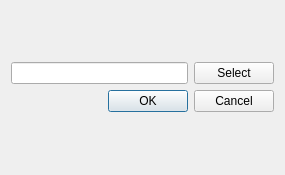
<?xml version="1.0" encoding="UTF-8"?>
<ui version="4.0">
 <class>Dialog1</class>
 <widget class="QDialog" name="Dialog1">
  <property name="geometry">
   <rect>
    <x>0</x>
    <y>0</y>
    <width>285</width>
    <height>175</height>
   </rect>
  </property>
  <property name="windowTitle">
   <string>Dialog1</string>
  </property>
  <layout class="QGridLayout" name="gridLayout_2">
   <item row="0" column="0">
    <layout class="QGridLayout" name="gridLayout">
     <item row="0" column="0">
      <widget class="QLineEdit" name="lineEdit"/>
     </item>
     <item row="0" column="1">
      <widget class="QPushButton" name="pushButtonSelect">
       <property name="text">
        <string>Select</string>
       </property>
      </widget>
     </item>
     <item row="1" column="0" colspan="2">
      <widget class="QDialogButtonBox" name="buttonBox">
       <property name="standardButtons">
        <set>QDialogButtonBox::StandardButton::Cancel|QDialogButtonBox::StandardButton::Ok</set>
       </property>
      </widget>
     </item>
    </layout>
   </item>
  </layout>
 </widget>
 <resources/>
 <connections/>
</ui>
